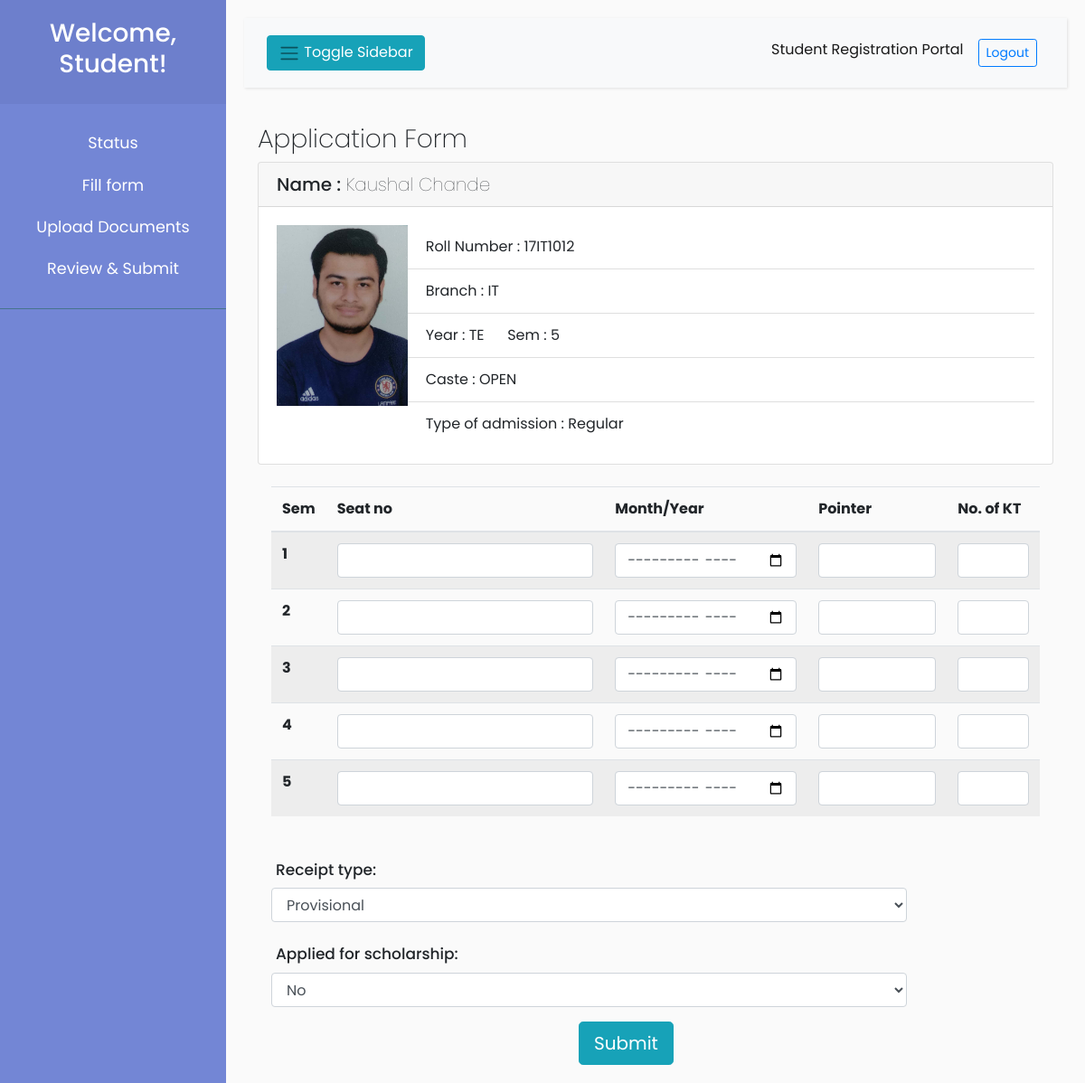
The app's page /student/form.php (signed in) with its own data.
### tables this page shows
CREATE TABLE `student` (
  `roll` varchar(40) NOT NULL,
  `name` varchar(30) NOT NULL,
  `sem` int(10) NOT NULL,
  `year` varchar(2) NOT NULL,
  `email` varchar(30) NOT NULL,
  `division` varchar(1) NOT NULL,
  `batch` varchar(2) NOT NULL,
  `department` varchar(30) NOT NULL,
  `caste` varchar(30) NOT NULL,
  `admission_type` varchar(30) NOT NULL,
  `photo` varchar(30) NOT NULL
);

### studentsection/backend/getdata.php (called while the page is built, shortened)
<?php
function getdata($roll){
    include '../backend/conn.php';
    $sql = "SELECT * FROM student WHERE roll='$roll'";
    $result = $conn->query($sql);
    if($result){
           $row = $result -> fetch_assoc();
    }
return $row;
}
?>

### student/form.php (the view, shortened to what this page needs)
<?php include '../templates/header.php'; ?>
<?php include 'sidebar.php'; ?>
<?php include '../studentsection/backend/getdata.php';
?>
<div id="content">
    <nav class="navbar navbar-expand-lg navbar-light bg-light ">
        <div class="container-fluid">
            <button type="button" id="sidebarCollapse" class="btn btn-info">
                <i class="navbar-toggler-icon"></i>
                <span>Toggle Sidebar</span>
            </button>
            <div class="collapse navbar-collapse" id="navbarSupportedContent">
                <ul class="nav navbar-nav ml-auto">
                    <li class="nav-item active">
                        <a class="nav-link" href="#">Student Registration Portal</a>
                    </li>
                    <li class="nav-item">
                        <a class="nav-link" href="../backend/logout.php"><button
                                class="btn-sm btn btn-outline-primary">Logout</button></a>
                    </li>
                </ul>
            </div>
        </div>
    </nav>
    <div class="container main-content">
        <h3>Application Form</h3>
        <div class="card">
            <?php
        $student = getdata($_SESSION['username']);
        ?>
            <h5 class="card-header">Name : <span style="font-weight:100"> <?=$student['name']?></span></h5>
            <div class="card-body">
                <div class="row">
                    <div class="col-sm-2">
                        <img src="<?='../images/'.$student['photo']?>" onerror="this.src='http://via.placeholder.com/150x200'"
                            srcset="" width="150" height="200">
                    </div>
                    <div class="col-sm-10">
                        <ul class="list-group list-group-flush">
                            <li class="list-group-item">Roll Number : <?=$student['roll']?></li>
                            <li class="list-group-item">Branch : <?=$student['department']?></li>
                            <li class="list-group-item">Year : <?=$student['year']?> &nbsp&nbsp&nbsp&nbsp; Sem :
                                <?=$student['sem']?></li>
                            <li class="list-group-item">Caste : <?=$student['caste']?></li>
                            <li class="list-group-item">Type of admission : <?=$student['admission_type']?></li>
                        </ul>
                    </div>
                </div>
            </div>
        </div>
        <br>
        <div class="container">
            <table class="table table-hover table-striped">
                <thead>
                    <tr>
                        <th scope="col">Sem</th>
                        <th scope="col">Seat no</th>
                        <th scope="col">Month/Year</th>
                        <th scope="col">Pointer</th>
                        <th scope="col">No. of KT</th>
                    </tr>
                </thead>
                <tbody>
                    <?php for ($i=1; $i<=$student['sem']; $i=$i+1) { ?>
                    <tr>
                        <th scope="row"><?=$i?></th>
                        <td><input type="text" class="form-control" id="sem-<?=$i?>-seat"></td>
                        <td><input type="month" class="form-control" id="sem-<?=$i?>-mon"></td>
                        <td><input type="number" step="0.01" min="0" max="10" class="form-control" id="sem-<?=$i?>-pointer"></td>
                        <td><input type="number" min="0" max="6" name="no" size="4" class="form-control"
                                id="sem-<?=$i?>-kt"></td>
                    </tr>
                    <?php }?>
                </tbody>
            </table>
        </div>
        <br>
        <div class="container">
            <div class="form-group row">
                <label for="inputEmail3" class="col-sm-2 col-form-label">Receipt type:</label>
                <div class="col-sm-10">
                    <select class="form-control" id="recpt">
                        <option value="Provisional">
                            Provisional
                        </option>
                    </select>
                </div>
            </div>
            <div class="form-group row">
                <label for="inputPassword3" class="col-sm-4 col-form-label">Applied for scholarship:</label>
                <div class="col-sm-10">
                    <select onchange="togglescholarship()" class="form-control" id="apply">
                        <option selected value="No">
                            No
                        </option>
                    </select>
                </div>
            </div>
            <button type="submit" onclick="saveform(<?=$student['sem']?>)" class="btn btn-info btn-lg"
                id="submitbutton" style="margin-left: 40%"><a href="upload.php">Submit</a></button>
        </div>
    </div>
</div>
</div>

### css/layoutstyle.css (style rules this page uses)
body { font-family: 'Poppins', sans-serif; background: #fafafa; }
a, a:hover, a:focus { color: inherit; text-decoration: none; transition: all 0.3s; }
.navbar { padding: 15px 10px; background: #fff; border: none; border-radius: 0; margin-bottom: 40px; box-shadow: 1px 1px 3px rgba(0, 0, 0, 0.1); }
i, span { display: inline-block; }
#content { width: 100%; padding: 20px; min-height: 100vh; transition: all 0.3s; }

### css/style.css (style rules this page uses)
label { font-weight: 500 !important; font-size: 17px !important; margin-left: 5px; }
.main-content h3 { font-weight: 200; }

### records on screen
student: name "Kaushal Chande", photo (picture), roll "17IT1012", department "IT", year "TE", sem "5", caste "OPEN", admission_type "Regular"

### other values on screen
$i "1"
$i "2"
$i "3"
$i "4"
$i "5"
